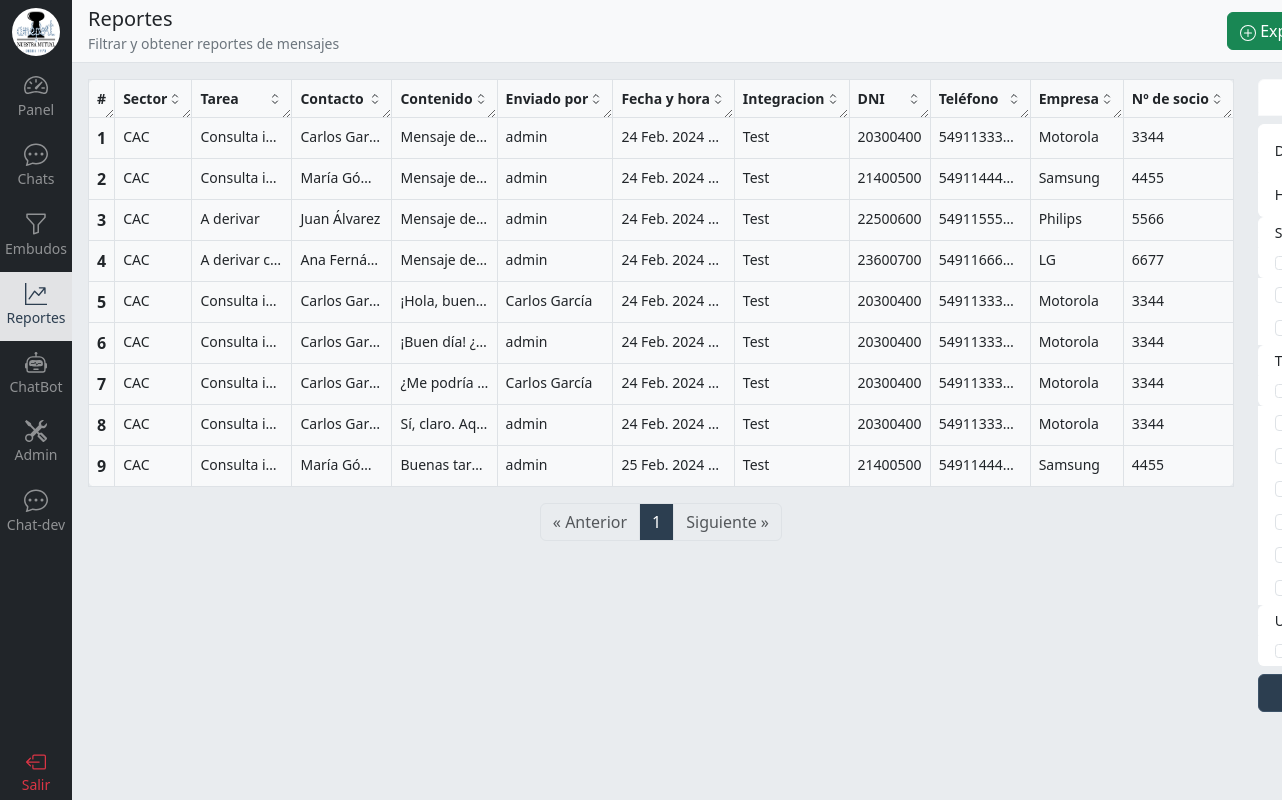
The page /reportes/ on the database as committed earlier.
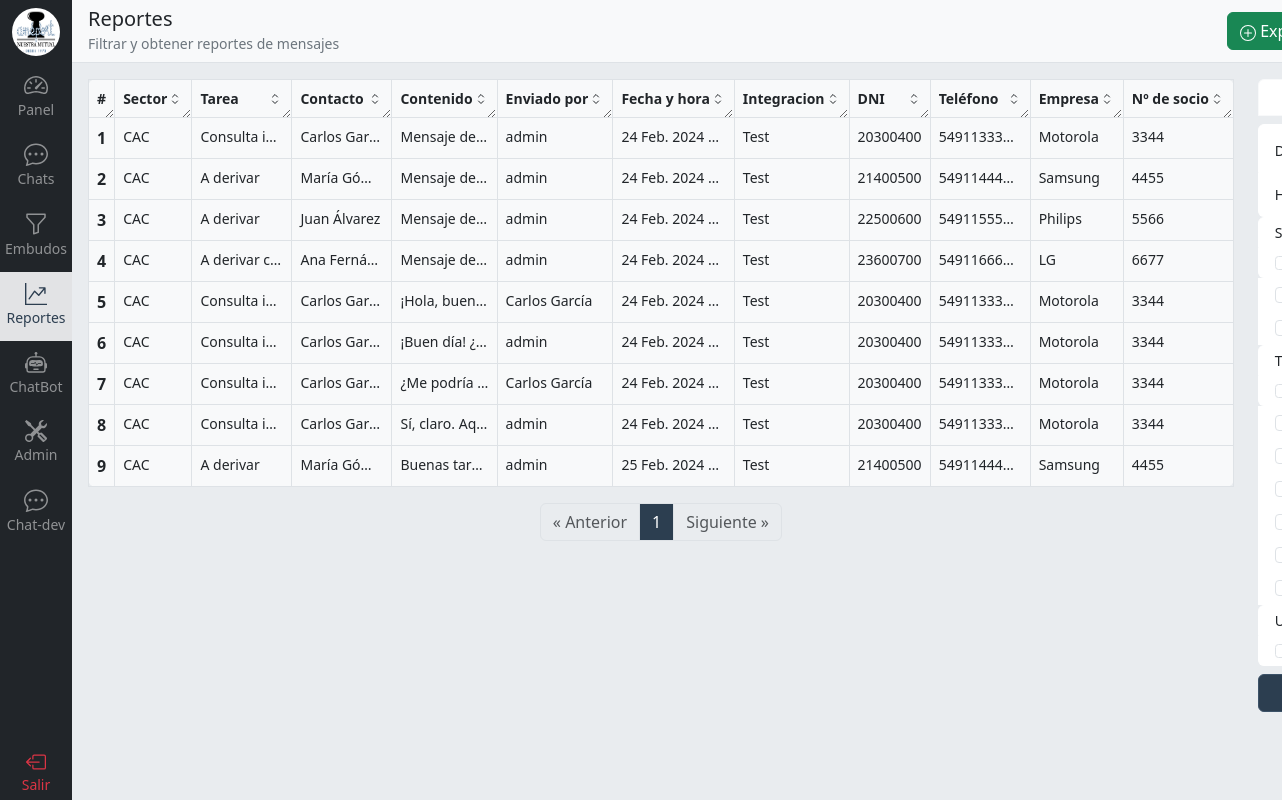
The same page on the database as committed later.
### chat/models.py (models this page shows, shortened)
class Mensaje(models.Model):
    contacto_integracion = models.ForeignKey(ContactoIntegracion, related_name='mensajes', on_delete=models.CASCADE)
    usuario = models.ForeignKey(Usuario, related_name='mensajes', on_delete=models.CASCADE, blank=True, null=True)
    contenido = models.TextField()
    id_integracion = models.CharField(max_length=36, null=True, blank=True)  # ID del mensaje de la integración para citarlo
    mensaje_citado = models.ForeignKey('self', related_name='mensajes_citados', on_delete=models.CASCADE, blank=True, null=True)
    recibido = models.DateTimeField(null=True)  # Verificar con la API
    leido = models.DateTimeField(null=True)  # Verificar con la API
    fecha_hora = models.DateTimeField(auto_now_add=True)
    class Meta:
        ordering = ('fecha_hora',)
        verbose_name_plural = 'Mensajes'

class ContactoIntegracion(models.Model):
    contacto = models.ForeignKey(Contacto, related_name='contacto_integraciones', on_delete=models.CASCADE)
    integracion = models.ForeignKey(Integracion, on_delete=models.CASCADE)
    class Meta:
        verbose_name_plural = 'Contactos integraciones'

class ContactoTarea(models.Model):
    contacto_integracion = models.ForeignKey(ContactoIntegracion, related_name='contacto_tareas', on_delete=models.CASCADE)
    sector_tarea = models.ForeignKey(SectorTarea, on_delete=models.CASCADE)
    usuario = models.ForeignKey(Usuario, on_delete=models.CASCADE, null=True)
    fecha_hora = models.DateTimeField(auto_now_add=True)
    class Meta:
        verbose_name_plural = 'Contactos tareas'

class SectorTarea(models.Model):
    sector = models.ForeignKey(Sector, on_delete=models.CASCADE)
    nombre = models.CharField(max_length=100)
    activo = models.BooleanField(default=True)  # Para que no se pierda las asignadas a un mensaje anterior si sacan una tarea
    orden = models.PositiveIntegerField(null=True, blank=True)
    class Meta:
        verbose_name_plural = 'Sectores tareas'

class Sector(models.Model):
    nombre = models.CharField(max_length=100)
    def __str__(self):
        return self.nombre
    class Meta:
        verbose_name_plural = 'Sectores'

class Contacto(models.Model):
    nombre = models.CharField(max_length=100, null=True)
    apellido = models.CharField(max_length=100, null=True)
    dni = models.CharField(max_length=11, null=True)
    telefono = models.CharField(max_length=30)
    email = models.EmailField(max_length=60, null=True)
    empresa = models.CharField(max_length=100, null=True)
    nro_socio = models.PositiveIntegerField(null=True)

class Integracion(models.Model):
    nombre = models.CharField(max_length=100)
    activo = models.BooleanField()
    class Meta:
        verbose_name_plural = 'Integraciones'

### usuario/models.py (models this page shows, shortened)
class Usuario(AbstractUser):
    perfil = models.ForeignKey(Perfil, related_name="usuarios",on_delete=models.CASCADE, null=True, blank=True)
    class Meta:
        verbose_name_plural = 'Usuarios'
    def __str__(self):
        return self.username

### dashboard/views.py (the view)
# urls.py: path('reportes/', views.MensajesListView.as_view(), name='reportes'),
class MensajesListView(ListView):
    model = Mensaje
    paginate_by = 20
    template_name = 'dashboard/reportes.html'
    def get_queryset(self):
        queryset = super().get_queryset()
        return get_queryset_mensajes(self.request, queryset)
    def get_context_data(self, **kwargs):
        context = super().get_context_data(**kwargs)
        sectores_id = self.request.GET.getlist('sector')
        tareas_id = self.request.GET.getlist('tarea')
        usuarios_id = self.request.GET.getlist('usuario')
        desde = self.request.GET.get('desde')
        hasta = self.request.GET.get('hasta')
        ordenar = self.request.GET.get('ordenar')
        if sectores_id:
            context['filtro_sectores'] = sectores_id
        if tareas_id:
            context['filtro_tareas'] = tareas_id
        if usuarios_id:
            context['filtro_usuarios'] = usuarios_id
        if desde:
            context['filtro_desde'] = desde
        if hasta:
            context['filtro_hasta'] = hasta
        if ordenar:
            context['filtro_ordenar'] = ordenar
        query_params = self.request.GET.dict()
        if 'ordenar' in query_params:
            del query_params['ordenar']
        context.update({
            'sectores': Sector.objects.all(),
            'tareas': SectorTarea.objects.all(),
            'usuarios': Usuario.objects.all(),
            'query_params': '&'.join([f'{key}={value}' for key, value in query_params.items()])
        })
        return context

### templates/dashboard/reportes.html (shortened to what the changed rows need)
{% extends 'base.html' %}
{% load static %}
{% load humanize %}
{% block content %}
<div class="d-flex flex-column justify-content-between w-100 scroll-white position-relative">
  <div class="d-flex flex-row gap-4 bg-body-secondary p-3 h-100 overflow-y-scroll">
    <div class="flex-grow-1">
      <table id="myTable" class="table table-bordered bg-light rounded-3">
        <thead>
          <tr class="">
            <th class="text-center" scope="col" style="width: 50px;">#</th>
            <th scope="col">
              <a href="?{{ query_params }}&{% if filtro_ordenar != 'sector' %}ordenar=sector{% else %}ordenar=-sector{% endif %}" class="text-decoration-none text-dark d-flex justify-content-between align-items-center">
                Sector
                <svg xmlns="http://www.w3.org/2000/svg" width="16" height="16" fill="none" viewBox="0 0 24 24" stroke-width="1.5" stroke="currentColor">
                  <path stroke-linecap="round" stroke-linejoin="round" d="M8.25 15L12 18.75 15.75 15m-7.5-6L12 5.25 15.75 9" />
                </svg>
              </a>
            </th>
            <th scope="col">
              <a href="?{{ query_params }}&{% if filtro_ordenar != 'tarea' %}ordenar=tarea{% else %}ordenar=-tarea{% endif %}" class="text-decoration-none text-dark d-flex justify-content-between align-items-center">
                Tarea
                <svg xmlns="http://www.w3.org/2000/svg" width="16" height="16" fill="none" viewBox="0 0 24 24" stroke-width="1.5" stroke="currentColor">
                  <path stroke-linecap="round" stroke-linejoin="round" d="M8.25 15L12 18.75 15.75 15m-7.5-6L12 5.25 15.75 9" />
                </svg>
              </a>
            </th>
            <th scope="col">
              <a href="?{{ query_params }}&{% if filtro_ordenar != 'contacto' %}ordenar=contacto{% else %}ordenar=-contacto{% endif %}" class="text-decoration-none text-dark d-flex justify-content-between align-items-center">
                Contacto
                <svg xmlns="http://www.w3.org/2000/svg" width="16" height="16" fill="none" viewBox="0 0 24 24" stroke-width="1.5" stroke="currentColor">
                  <path stroke-linecap="round" stroke-linejoin="round" d="M8.25 15L12 18.75 15.75 15m-7.5-6L12 5.25 15.75 9" />
                </svg>
              </a>
            </th>
            <th scope="col">
              <a href="?{{ query_params }}&{% if filtro_ordenar != 'contenido' %}ordenar=contenido{% else %}ordenar=-contenido{% endif %}" class="text-decoration-none text-dark d-flex justify-content-between align-items-center">
                Contenido
                <svg xmlns="http://www.w3.org/2000/svg" width="16" height="16" fill="none" viewBox="0 0 24 24" stroke-width="1.5" stroke="currentColor">
                  <path stroke-linecap="round" stroke-linejoin="round" d="M8.25 15L12 18.75 15.75 15m-7.5-6L12 5.25 15.75 9" />
                </svg>
              </a>
            </th>
            <th scope="col">
              <a href="?{{ query_params }}&{% if filtro_ordenar != 'usuario' %}ordenar=usuario{% else %}ordenar=-usuario{% endif %}" class="text-decoration-none text-dark d-flex justify-content-between align-items-center">
                Enviado por
                <svg xmlns="http://www.w3.org/2000/svg" width="16" height="16" fill="none" viewBox="0 0 24 24" stroke-width="1.5" stroke="currentColor">
                  <path stroke-linecap="round" stroke-linejoin="round" d="M8.25 15L12 18.75 15.75 15m-7.5-6L12 5.25 15.75 9" />
                </svg>
              </a>
            </th>
            <th scope="col">
              <a href="?{{ query_params }}&{% if filtro_ordenar != 'fecha_hora' %}ordenar=fecha_hora{% else %}ordenar=-fecha_hora{% endif %}" class="text-decoration-none text-dark d-flex justify-content-between align-items-center">
                Fecha y hora
                <svg xmlns="http://www.w3.org/2000/svg" width="16" height="16" fill="none" viewBox="0 0 24 24" stroke-width="1.5" stroke="currentColor">
                  <path stroke-linecap="round" stroke-linejoin="round" d="M8.25 15L12 18.75 15.75 15m-7.5-6L12 5.25 15.75 9" />
                </svg>
              </a>
            </th>
            <th scope="col">
              <a href="?{{ query_params }}&{% if filtro_ordenar != 'integracion' %}ordenar=integracion{% else %}ordenar=-integracion{% endif %}" class="text-decoration-none text-dark d-flex justify-content-between align-items-center">
                Integracion
                <svg xmlns="http://www.w3.org/2000/svg" width="16" height="16" fill="none" viewBox="0 0 24 24" stroke-width="1.5" stroke="currentColor">
                  <path stroke-linecap="round" stroke-linejoin="round" d="M8.25 15L12 18.75 15.75 15m-7.5-6L12 5.25 15.75 9" />
                </svg>
              </a>
            </th>
            <th scope="col">
              <a href="?{{ query_params }}&{% if filtro_ordenar != 'dni' %}ordenar=dni{% else %}ordenar=-dni{% endif %}" class="text-decoration-none text-dark d-flex justify-content-between align-items-center">
                DNI
                <svg xmlns="http://www.w3.org/2000/svg" width="16" height="16" fill="none" viewBox="0 0 24 24" stroke-width="1.5" stroke="currentColor">
                  <path stroke-linecap="round" stroke-linejoin="round" d="M8.25 15L12 18.75 15.75 15m-7.5-6L12 5.25 15.75 9" />
                </svg>
              </a>
            </th>
            <th scope="col">
              <a href="?{{ query_params }}&{% if filtro_ordenar != 'telefono' %}ordenar=telefono{% else %}ordenar=-telefono{% endif %}" class="text-decoration-none text-dark d-flex justify-content-between align-items-center">
                Teléfono
                <svg xmlns="http://www.w3.org/2000/svg" width="16" height="16" fill="none" viewBox="0 0 24 24" stroke-width="1.5" stroke="currentColor">
                  <path stroke-linecap="round" stroke-linejoin="round" d="M8.25 15L12 18.75 15.75 15m-7.5-6L12 5.25 15.75 9" />
                </svg>
              </a>
            </th>
            <th scope="col">
              <a href="?{{ query_params }}&{% if filtro_ordenar != 'empresa' %}ordenar=empresa{% else %}ordenar=-empresa{% endif %}" class="text-decoration-none text-dark d-flex justify-content-between align-items-center">
                Empresa
                <svg xmlns="http://www.w3.org/2000/svg" width="16" height="16" fill="none" viewBox="0 0 24 24" stroke-width="1.5" stroke="currentColor">
                  <path stroke-linecap="round" stroke-linejoin="round" d="M8.25 15L12 18.75 15.75 15m-7.5-6L12 5.25 15.75 9" />
                </svg>
              </a>
            </th>
            <th scope="col">
              <a href="?{{ query_params }}&{% if filtro_ordenar != 'nro_socio' %}ordenar=nro_socio{% else %}ordenar=-nro_socio{% endif %}" class="text-decoration-none text-dark d-flex justify-content-between align-items-center">
                Nº de socio
                <svg xmlns="http://www.w3.org/2000/svg" width="16" height="16" fill="none" viewBox="0 0 24 24" stroke-width="1.5" stroke="currentColor">
                  <path stroke-linecap="round" stroke-linejoin="round" d="M8.25 15L12 18.75 15.75 15m-7.5-6L12 5.25 15.75 9" />
                </svg>
              </a>
            </th>
          </tr>
        </thead>
        <tbody>
          {% for object in object_list %}
          <tr class="tr-linea" data-href="{% url 'contacto:chat' object.contacto_integracion.contacto.pk %}">
            <th class="text-center" scope="row">{{ object.id }}</th>
            <td>{{ object.contacto_integracion.contacto_tareas.first.sector_tarea.sector }}</td>
            <td>{{ object.contacto_integracion.contacto_tareas.first.sector_tarea.nombre }}</td>
            <td>{{ object.contacto_integracion.contacto.nombre|add:" "|add:object.contacto_integracion.contacto.apellido }}</td>
            <td contenteditable="true">{{ object.contenido }}</td>
            {% if object.usuario %}
              <td>{{ object.usuario }}</td>
            {% else %}
              <td>{{ object.contacto_integracion.contacto.nombre }} {{ object.contacto_integracion.contacto.apellido }}</td>
            {% endif %}
            <td>{{ object.fecha_hora }}</td>
            <td>{{ object.contacto_integracion.integracion.nombre }}</td>
            <td>{{ object.contacto_integracion.contacto.dni }}</td>
            <td>{{ object.contacto_integracion.contacto.telefono }}</td>
            <td>{{ object.contacto_integracion.contacto.empresa }}</td>
            <td>{{ object.contacto_integracion.contacto.nro_socio }}</td>
          </tr>
          {% endfor %}
        </tbody>
      </table>
    </div>
  </div>
</div>
{% endblock %}

Rows that differ between the two databases and show on the page:
changed through a linked row, Mensaje id 2: contacto_integracion.contacto_tareas.first.sector_tarea.nombre "Consulta i…" → "A derivar"
changed through a linked row, Mensaje "Buenas tar…": contacto_integracion.contacto_tareas.first.sector_tarea.nombre "Consulta i…" → "A derivar"
